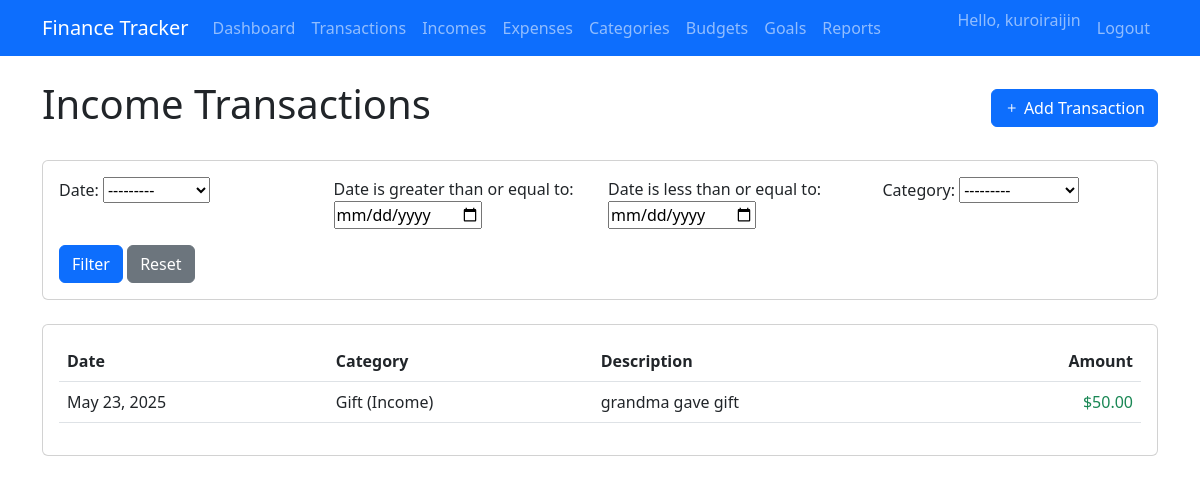
The page /incomes/ (signed in) on the database as committed earlier.
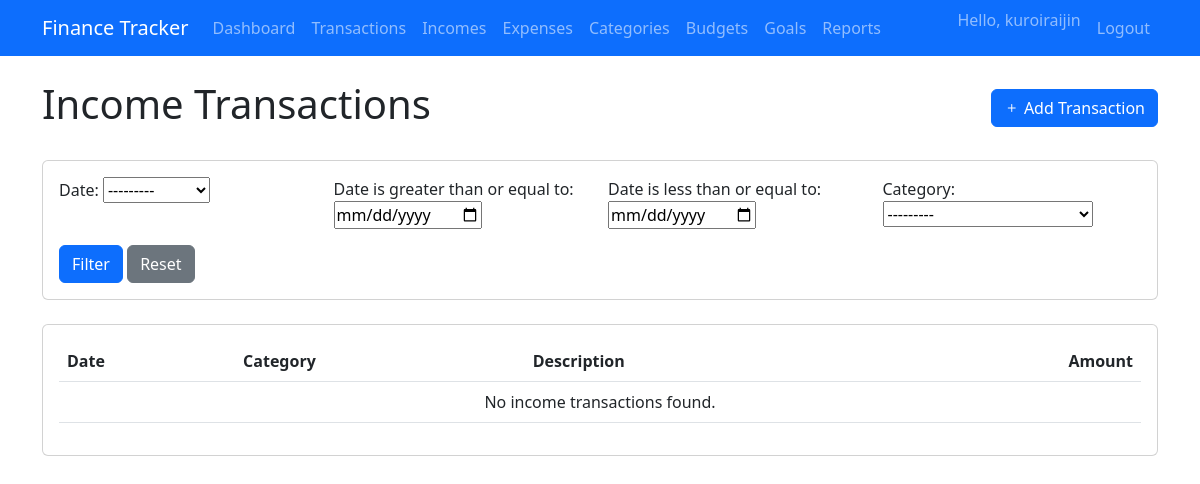
The same page on the database as committed later.
### tracker/models.py (models this page shows, shortened)
class Transaction(models.Model):
    user = models.ForeignKey(User, on_delete=models.CASCADE)
    amount = models.DecimalField(max_digits=10, decimal_places=2, validators=[MinValueValidator(0.01)])
    category = models.ForeignKey(Category, on_delete=models.CASCADE)
    date = models.DateField(default=timezone.now)
    description = models.TextField(blank=True, null=True)

class Category(models.Model):
    name = models.CharField(max_length=100)
    user = models.ForeignKey(User, on_delete=models.CASCADE)
    CATEGORY_TYPES = [
        ('IN', 'Income'),
        ('EX', 'Expense'),
    ]
    category_type = models.CharField(max_length=2, choices=CATEGORY_TYPES)
    def __str__(self):
        return f"{self.name} ({self.get_category_type_display()})"

### tracker/views.py (the view)
# urls.py: path('incomes/', views.income_list, name='incomes'),
@login_required
def income_list(request):
    incomes = Transaction.objects.filter(
        user=request.user,
        category__category_type='IN'
    ).order_by('-date')
    transaction_filter = TransactionFilter(request.GET, queryset=incomes, user=request.user)
    incomes = transaction_filter.qs
    context = {
        'incomes': incomes,
        'filter': transaction_filter,
    }
    return render(request, 'tracker/income_list.html', context)

### templates/tracker/income_list.html (shortened to what this page needs)
{% extends 'base.html' %}
{% load humanize %}
{% block content %}
<div class="d-flex justify-content-between align-items-center mb-4">
    <h1>Income Transactions</h1>
    <a href="{% url 'add_transaction' %}" class="btn btn-primary">
        <i class="bi bi-plus"></i> Add Transaction
    </a>
</div>
<div class="card mb-4">
    <div class="card-body">
        <form method="get" class="row g-3">
            <div class="col-md-3">
                {{ filter.form.date_range.label_tag }}
                {{ filter.form.date_range }}
            </div>
            <div class="col-md-3">
                {{ filter.form.start_date.label_tag }}
                {{ filter.form.start_date }}
            </div>
            <div class="col-md-3">
                {{ filter.form.end_date.label_tag }}
                {{ filter.form.end_date }}
            </div>
            <div class="col-md-3">
                {{ filter.form.category.label_tag }}
                {{ filter.form.category }}
            </div>
            <div class="col-12">
                <button type="submit" class="btn btn-primary">Filter</button>
                <a href="{% url 'incomes' %}" class="btn btn-secondary">Reset</a>
            </div>
        </form>
    </div>
</div>
<div class="card">
    <div class="card-body">
        <div class="table-responsive">
            <table class="table table-hover">
                <thead>
                    <tr>
                        <th>Date</th>
                        <th>Category</th>
                        <th>Description</th>
                        <th class="text-end">Amount</th>
                    </tr>
                </thead>
                <tbody>
                    {% for income in incomes %}
                    <tr>
                        <td>{{ income.date }}</td>
                        <td>{{ income.category }}</td>
                        <td>{{ income.description|default:"-" }}</td>
                        <td class="text-end text-success">${{ income.amount|intcomma }}</td>
                    </tr>
                    {% empty %}
                    <tr>
                        <td colspan="4" class="text-center">No income transactions found.</td>
                    </tr>
                    {% endfor %}
                </tbody>
            </table>
        </div>
    </div>
</div>
{% endblock %}

Rows that differ between the two databases and show on the page:
removed Transaction: date "May 23, 2025", category "Gift (Income)", description "grandma gave gift", amount "50.00"
Other text that changed with them:
text now shown: "No income transactions found."
